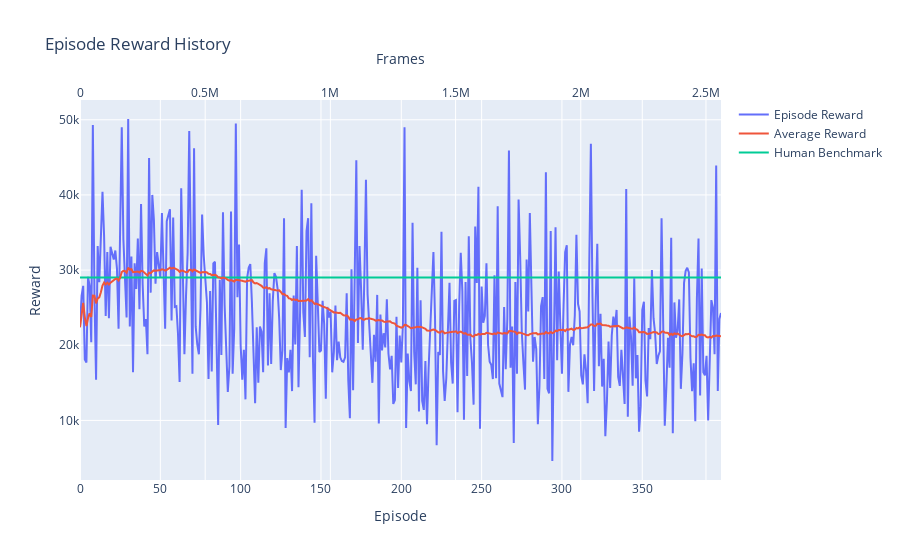

The cell this chart's notebook holds for it:
### Code cell
layout = go.Layout(title='Episode Reward History', 
                   xaxis=XAxis(title='Episode'), xaxis2 = XAxis(title='Frames', side='top', overlaying='x'), 
                   yaxis=dict(title='Reward')
                   )

fig2 = go.Figure(layout=layout)

fig2.add_trace(go.Scatter(x=data['Episode Reward'].index, y=data['Episode Reward'], name='Episode Reward'))
fig2.add_trace(go.Scatter(x=data['Frames'], y=data['Average Reward'], name='Average Reward', xaxis = 'x2'))
fig2.add_trace(go.Scatter(x=data['Episode Reward'].index, y=data['Human Benchmark'], name='Human Benchmark'))

### Figure 1 — Plotly figure (JSON) as saved in the notebook; plotly's stock layout.template omitted (floating-point values rounded to 4 significant figures; data arrays with more than 128 entries replaced by an {"elided": "..."} marker saying what was removed)
{"data": [{"name": "Episode Reward", "type": "scatter", "x": {"elided": "400 int values"}, "y": {"elided": "400 int values"}}, {"name": "Average Reward", "type": "scatter", "x": {"elided": "400 float values"}, "xaxis": "x2", "y": {"elided": "400 float values"}}, {"name": "Human Benchmark", "type": "scatter", "x": {"elided": "400 int values"}, "y": {"elided": "400 int values"}}], "layout": {"title": {"text": "Episode Reward History"}, "xaxis": {"title": {"text": "Episode"}}, "xaxis2": {"overlaying": "x", "side": "top", "title": {"text": "Frames"}}, "yaxis": {"title": {"text": "Reward"}}}}
